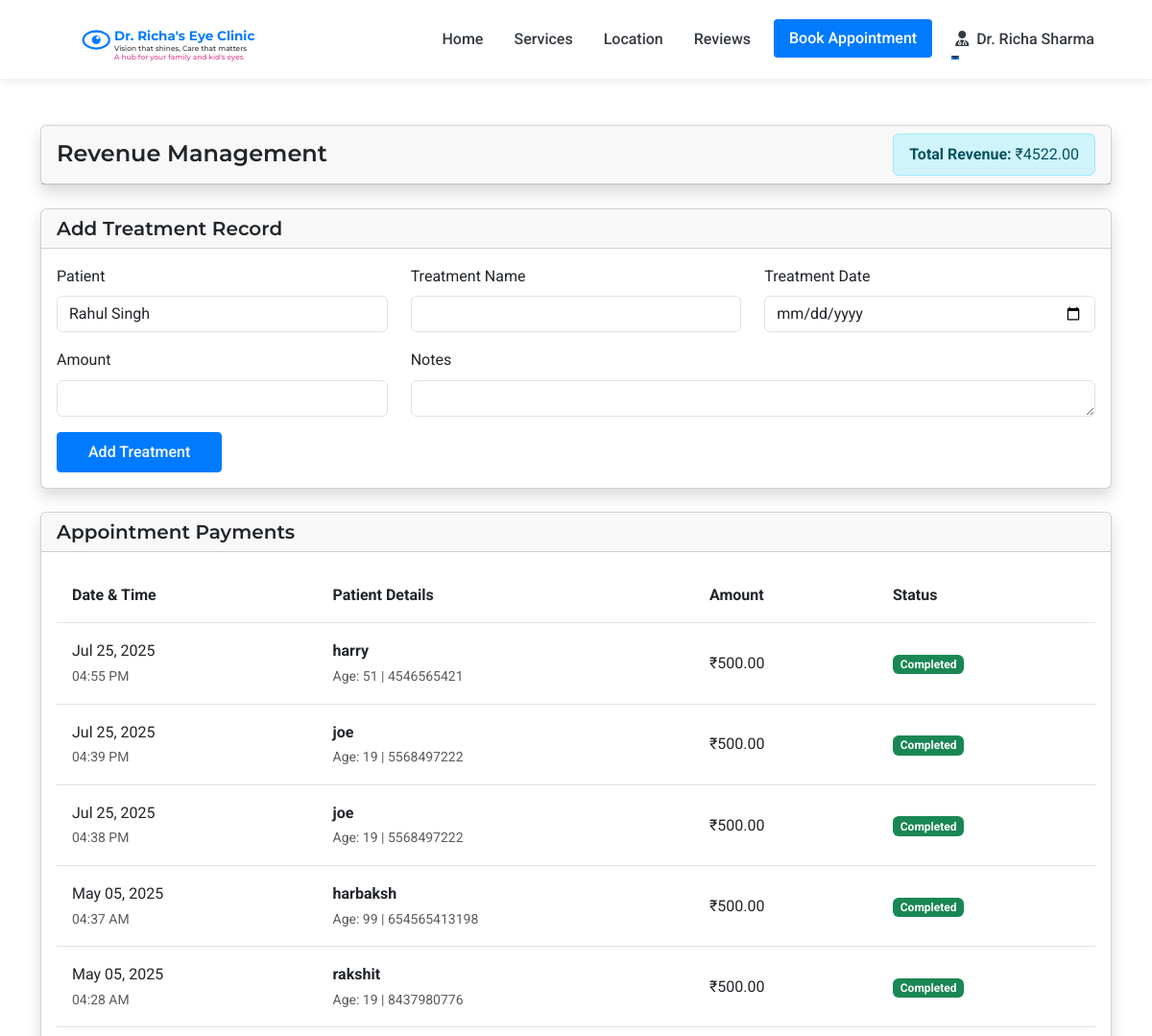
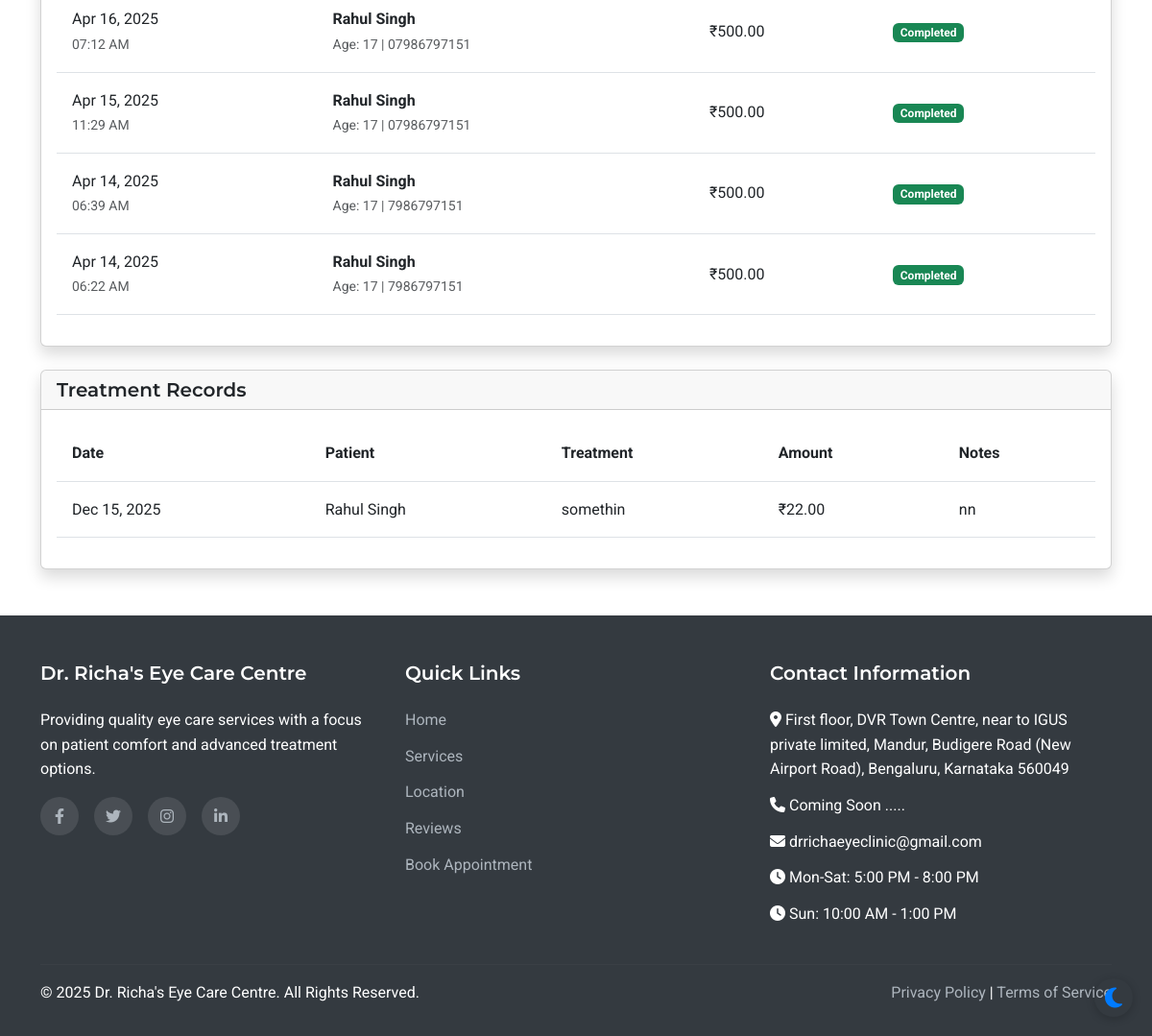
Before: /admin/revenue (signed in) with the older database file (2 pictures, top to bottom).
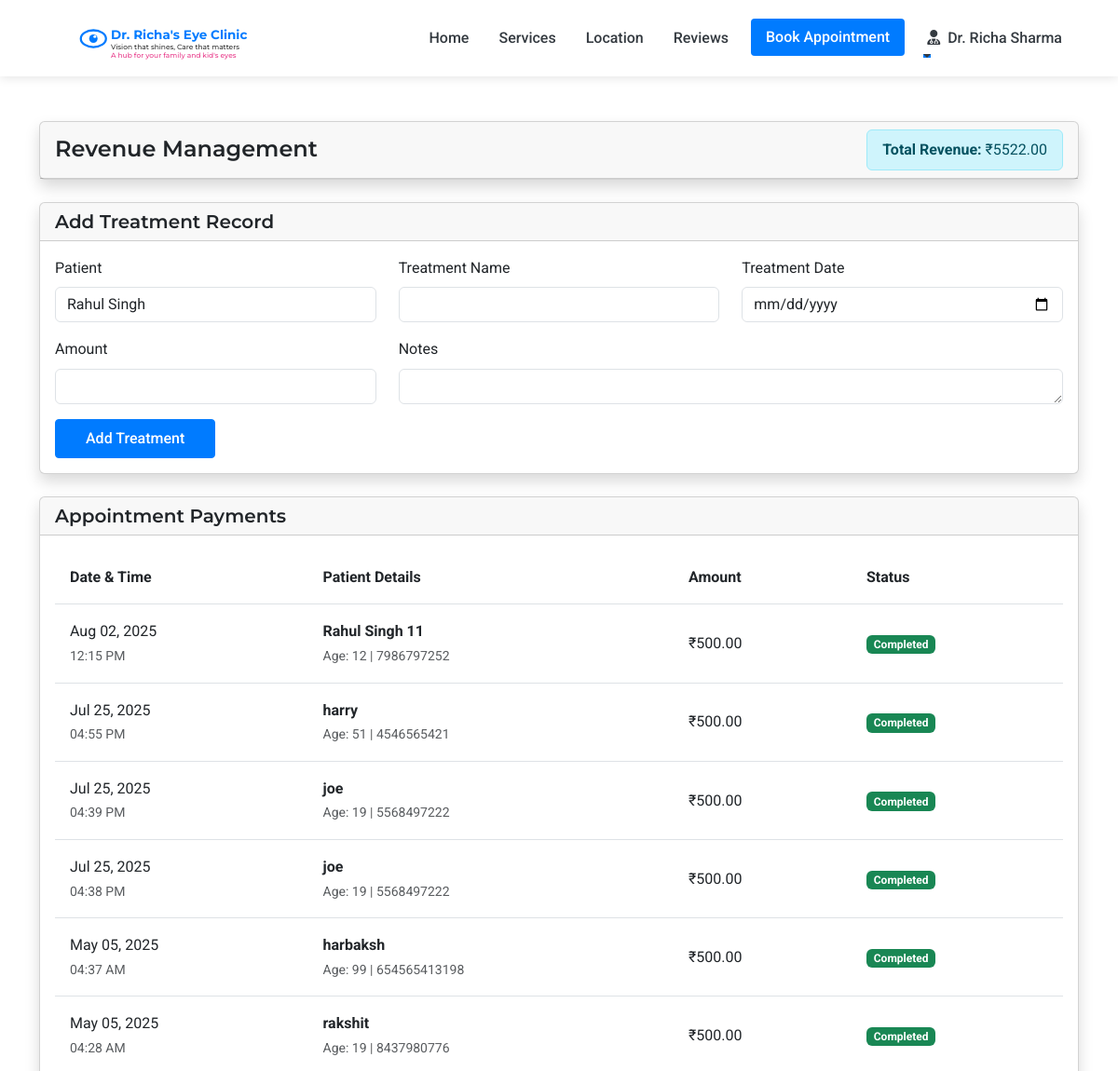
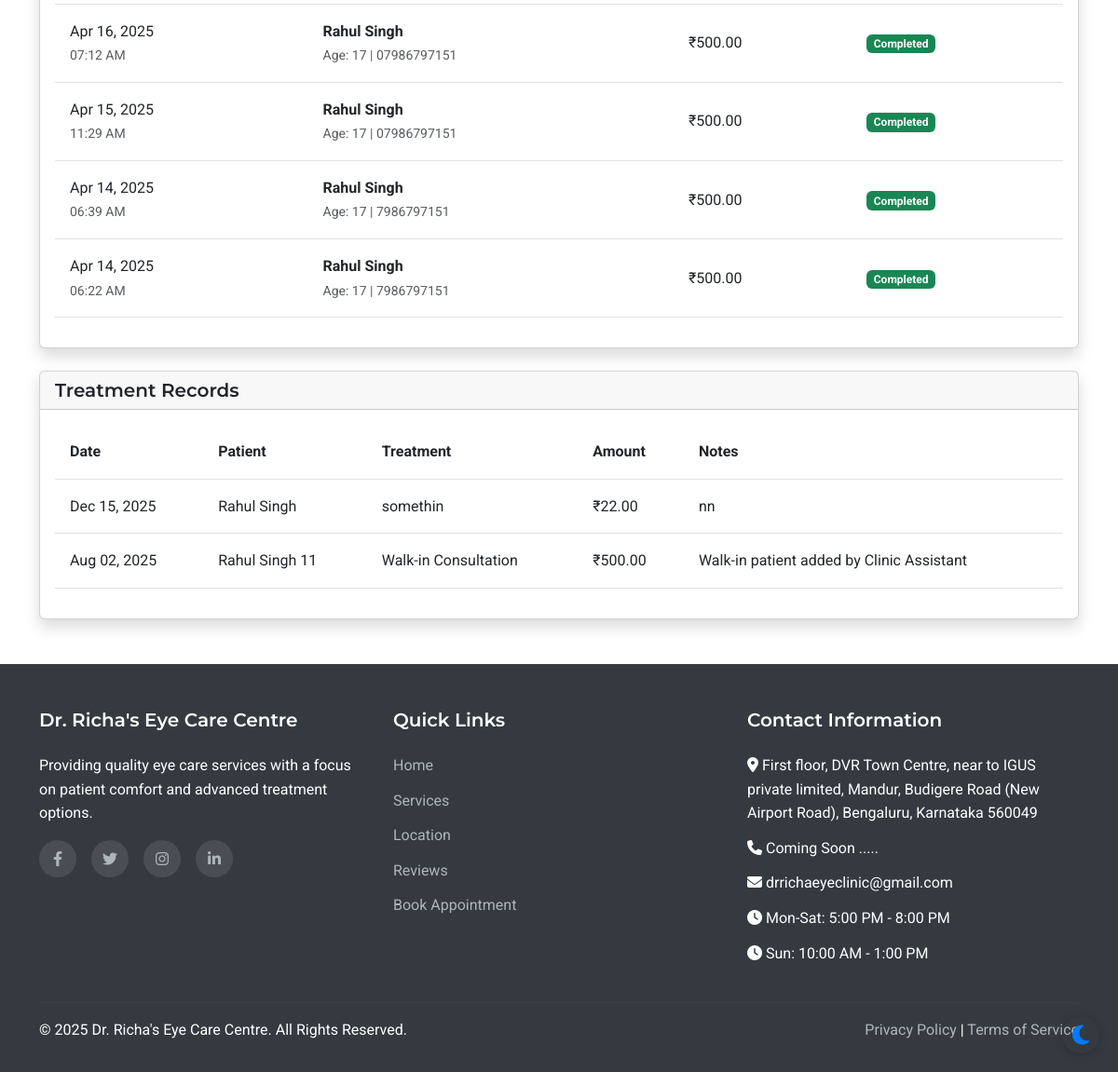
After: the same page with the newer database file (2 pictures, top to bottom).
### models.py (models this page shows, shortened)
class Payment(db.Model):
    id = db.Column(db.Integer, primary_key=True)
    appointment_id = db.Column(db.Integer, db.ForeignKey('appointment.id'), nullable=False)
    appointment = db.relationship('Appointment', backref='payment', uselist=False)
    amount = db.Column(db.Float, nullable=False)
    payment_method = db.Column(db.String(50), nullable=False)  # cash, bank_transfer, upi
    transaction_id = db.Column(db.String(100), nullable=True)
    upi_id = db.Column(db.String(100), nullable=True)
    status = db.Column(db.String(20), default='pending')  # pending, completed, failed
    created_at = db.Column(db.DateTime, default=datetime.utcnow)

class Patient(UserMixin, db.Model):
    id = db.Column(db.Integer, primary_key=True)
    full_name = db.Column(db.String(100), nullable=False)
    mobile_number = db.Column(db.String(15), nullable=False)
    email = db.Column(db.String(100), nullable=True)
    age = db.Column(db.Integer, nullable=False)
    password_hash = db.Column(db.String(256), nullable=True)
    is_registered = db.Column(db.Boolean, default=False)
    created_at = db.Column(db.DateTime, nullable=False, default=datetime.utcnow)
    appointments = db.relationship('Appointment', backref='patient', lazy=True)
    doctor_prescriptions = db.relationship('DoctorPrescription', backref='patient', lazy=True)
    optometrist_prescriptions = db.relationship('OptometristPrescription', backref='patient', lazy=True)

class Treatment(db.Model):
    id = db.Column(db.Integer, primary_key=True)
    patient_id = db.Column(db.Integer, db.ForeignKey('patient.id'), nullable=False)
    patient = db.relationship('Patient', backref='treatments')
    treatment_name = db.Column(db.String(200), nullable=False)
    treatment_date = db.Column(db.Date, nullable=False)
    amount = db.Column(db.Float, nullable=False)
    notes = db.Column(db.Text, nullable=True)
    created_at = db.Column(db.DateTime, default=datetime.utcnow)

### routes.py (the view, shortened to what this page needs)
@app.route('/admin/revenue', methods=['GET', 'POST'])
@login_required
def admin_revenue():
    if not isinstance(current_user, Doctor):
        flash('Access denied. Doctor privileges required.', 'danger')
        return redirect(url_for('index'))
    form = FlaskForm()  # Create a basic form for CSRF protection
    payments = (
        db.session.query(Payment, Patient)
        .join(Appointment, Payment.appointment_id == Appointment.id)
        .join(Patient, Appointment.patient_id == Patient.id)
        .order_by(Payment.created_at.desc())
        .all()
    )
    treatments = Treatment.query.order_by(Treatment.treatment_date.desc()).all()
    appointment_revenue = sum(payment.amount for payment, _ in payments if payment.status == 'completed')
    treatment_revenue = sum(treatment.amount for treatment in treatments)
    total_revenue = appointment_revenue + treatment_revenue
    patients = Patient.query.order_by(Patient.full_name).all()
    return render_template('admin/revenue.html', payments=payments, treatments=treatments, patients=patients, total_revenue=total_revenue, form=form)

### app.py (called while the page is built)
@login_manager.user_loader
def load_user(user_id):
    from models import Doctor, Assistant, Admin, Patient
    try:
        if user_id.startswith('doctor_'):
            return Doctor.query.get(int(user_id.split('_')[1]))
        elif user_id.startswith('assistant_'):
            return Assistant.query.get(int(user_id.split('_')[1]))
        elif user_id.startswith('admin_'):
            return Admin.query.get(int(user_id.split('_')[1]))
        else:
            return Patient.query.get(int(user_id))
    except (ValueError, AttributeError):
        return None

### routes.py (called while the page is built)
@app.context_processor
def inject_now():
    return {'now': datetime.now()}

### templates/admin/revenue.html (shortened to what the changed rows need)
{% extends 'layout.html' %}
{% block content %}
<div class="container py-5">
    <div class="row">
        <div class="col-12 mb-4">
            <div class="card shadow">
                <div class="card-header d-flex justify-content-between align-items-center">
                    <h4 class="mb-0">Revenue Management</h4>
                    <div class="alert alert-info mb-0 py-2">
                        <strong>Total Revenue:</strong> ₹{{ "%.2f"|format(total_revenue) }}
                    </div>
                </div>
            </div>
        </div>
        <div class="col-12 mb-4">
            <div class="card shadow">
                <div class="card-body">
                    <div class="table-responsive">
                        <table class="table table-hover">
                            <thead>
                                <tr>
                                    <th>Date & Time</th>
                                    <th>Patient Details</th>
                                    <th>Amount</th>
                                    <th>Status</th>
                                </tr>
                            </thead>
                            <tbody>
                                {% for payment, patient in payments %}
                                <tr>
                                    <td>
                                        {{ payment.created_at.strftime('%b %d, %Y') }}<br>
                                        <small class="text-muted">{{ payment.created_at.strftime('%I:%M %p') }}</small>
                                    </td>
                                    <td>
                                        <strong>{{ patient.full_name }}</strong><br>
                                        <small class="text-muted">Age: {{ patient.age }} | {{ patient.mobile_number }}</small>
                                    </td>
                                    <td>₹{{ "%.2f"|format(payment.amount) }}</td>
                                    <td>
                                        <span class="badge bg-success">{{ payment.status|title }}</span>
                                    </td>
                                </tr>
                                {% endfor %}
                            </tbody>
                        </table>
                    </div>
                </div>
            </div>
        </div>
        <div class="col-12">
            <div class="card shadow">
                <div class="card-body">
                    <div class="table-responsive">
                        <table class="table table-hover">
                            <thead>
                                <tr>
                                    <th>Date</th>
                                    <th>Patient</th>
                                    <th>Treatment</th>
                                    <th>Amount</th>
                                    <th>Notes</th>
                                </tr>
                            </thead>
                            <tbody>
                                {% for treatment in treatments %}
                                <tr>
                                    <td>{{ treatment.treatment_date.strftime('%b %d, %Y') }}</td>
                                    <td>{{ treatment.patient.full_name }}</td>
                                    <td>{{ treatment.treatment_name }}</td>
                                    <td>₹{{ "%.2f"|format(treatment.amount) }}</td>
                                    <td>{{ treatment.notes or '-' }}</td>
                                </tr>
                                {% endfor %}
                            </tbody>
                        </table>
                    </div>
                </div>
            </div>
        </div>
    </div>
</div>
{% endblock %}

Changed rows visible on the page:
added Payment: created_at "Aug 02, 2025", created_at "12:15 PM", full_name "Rahul Singh 11", age "12", mobile_number "7986797252", amount "500.00", status "Completed"
added Treatment: treatment_date "Aug 02, 2025", patient.full_name "Rahul Singh 11", treatment_name "Walk-in Consultation", amount "500.00", notes "Walk-in patient added by Clinic Assistant"
Other visible differences:
{{ "%.2f"|format(total_revenue) }}: "4522.00" → "5522.00"
